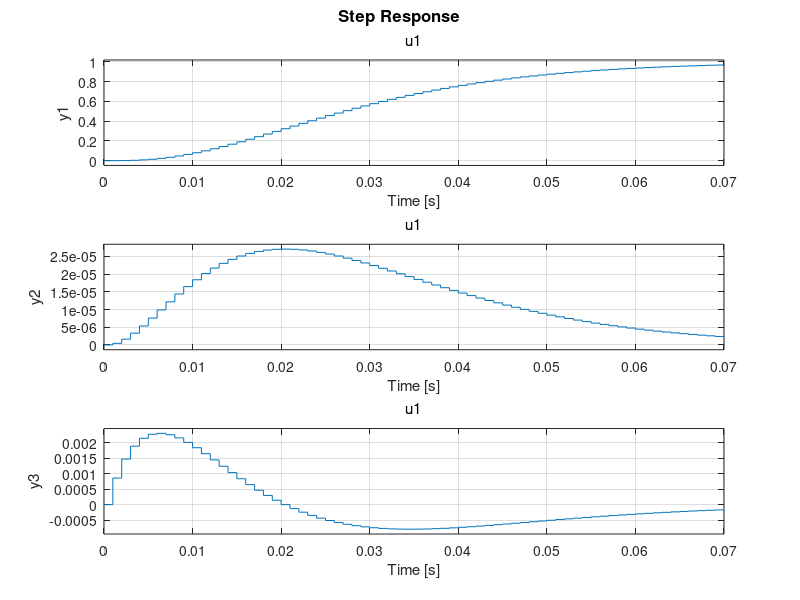

Recreate this plot in MATLAB.
clc
clear

s = tf('s');

p = -100;
a = poly(p*ones(1,3));

a0 = a(4);
a1 = a(3);
a2 = a(2);

A = [0,1,0;0,0,1;-a0,-a1,-a2];
B = [0;0;1];
C = [a0,0,0;0,1,0;0,0,1];
D = [0];

Gsys = ss(A,B,C,D);

Ts = 0.001;
Gdsys = c2d(Gsys,Ts);

step(Gdsys)

